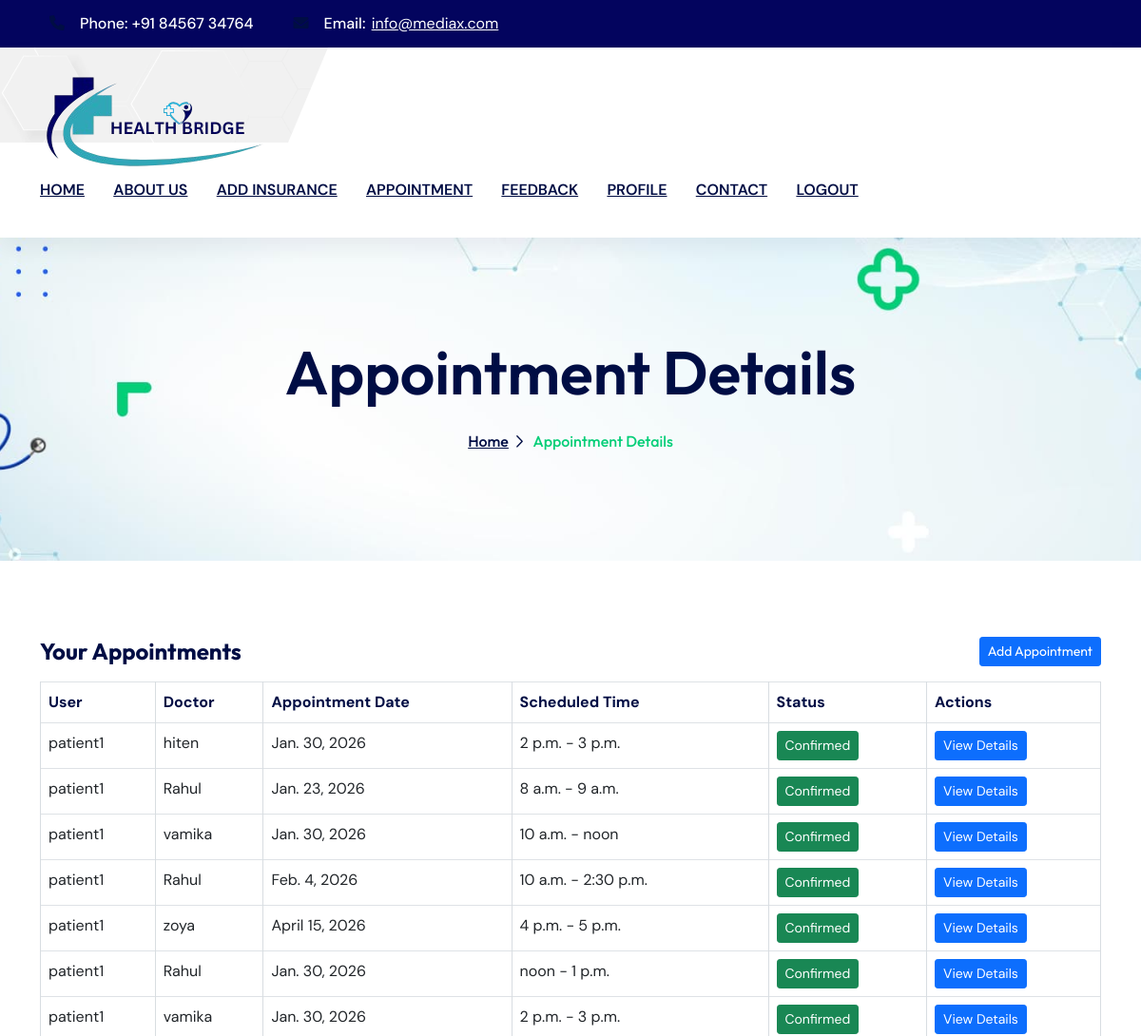
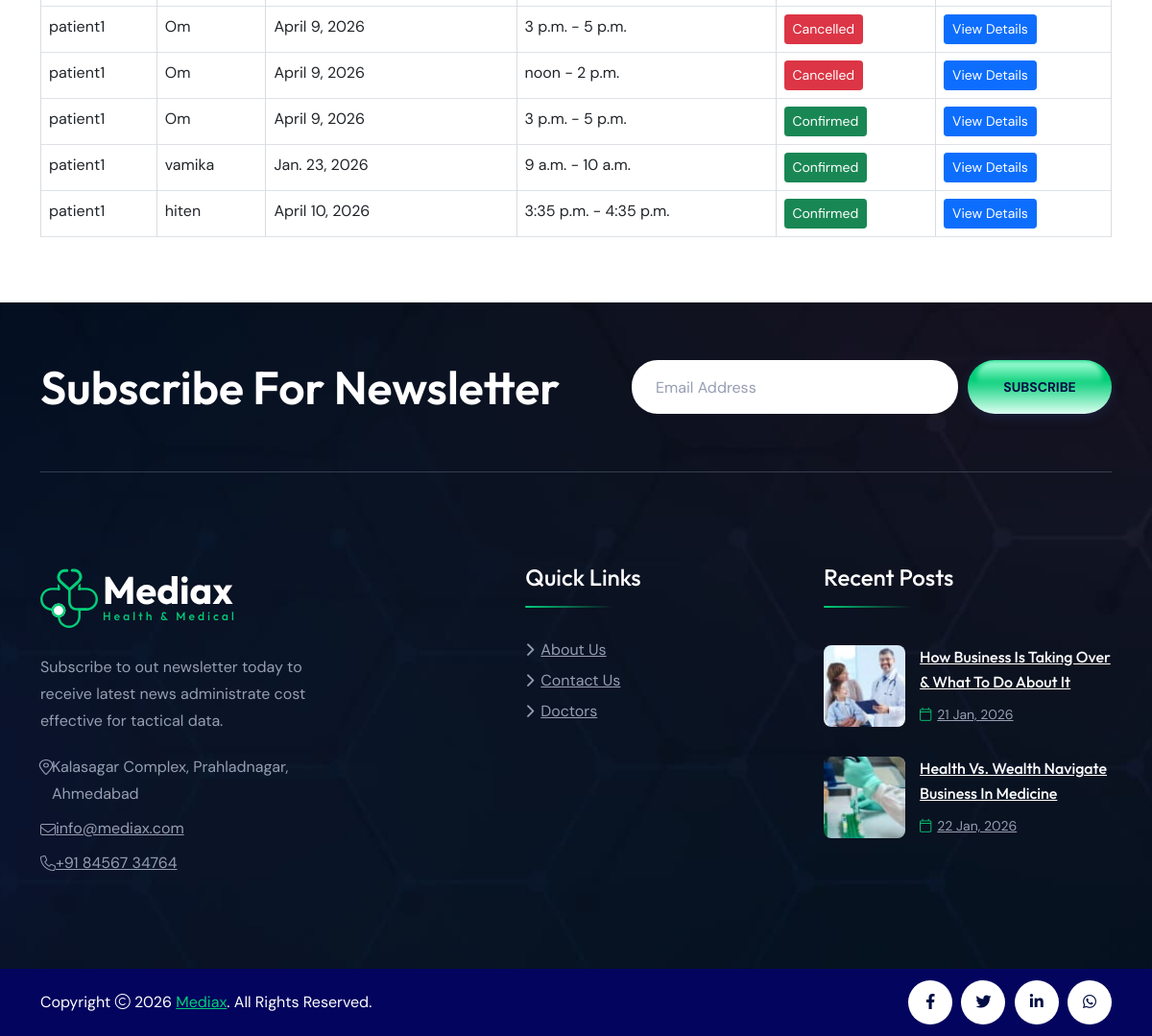
Page /user_appointment (signed in) on the committed database (2 pictures, top to bottom).
### myapp/models.py (models this page shows, shortened)
class Appointment(models.Model):
    doctor = models.ForeignKey(
        'Login',
        on_delete=models.CASCADE,
        limit_choices_to={'role': 'Doctor'},
        related_name='appointment_as_doctor',  # Custom reverse relation name
        default=''
    )
    user = models.ForeignKey(
        'Login',
        on_delete=models.CASCADE,
        limit_choices_to={'role': 'User'},
        related_name='appointment_as_user',  # Custom reverse relation name
        default=''
    )
    schedule = models.ForeignKey(AvailableSlot,on_delete=models.CASCADE)
    status = models.IntegerField(choices=[(0, 'Cancelled'), (1, 'Confirmed')], default=1)
    booking_date = models.DateField(auto_now_add=True)  # Date when the appointment was booked
    consultation_notes = models.TextField(null=True, blank=True)  # Optional notes from the doctor

class Login(models.Model):
    name = models.CharField(max_length=100)
    email = models.EmailField(unique=True)
    password = models.CharField(max_length=100, default="admin@123")
    phone = models.CharField(max_length=20, null=True, blank=True)
    ROLE = (
        ('User', 'User'),
        ('Doctor', 'Doctor'),
    )
    role = models.CharField(max_length=10, choices=ROLE)
    STATUS = (
        ("0", "unapproved"),
        ("1", "approved")
    )
    status = models.CharField(max_length=10, choices=STATUS, default='0')
    id_proof = models.FileField(upload_to='id_proofs/', null=True, blank=True, default=None)
    def pic(self):
        return mark_safe('<img src = "{}" width = "100">'.format(self.id_proof.url))
    pic.allow_tags = True

class AvailableSlot(models.Model):
    doctor = models.ForeignKey(Login, on_delete=models.CASCADE, related_name='available_slots')
    date = models.DateField()
    start_time = models.TimeField()
    end_time = models.TimeField()
    is_booked = models.BooleanField(default=False)
    class Meta:
        constraints = [
            models.UniqueConstraint(fields=['doctor', 'date', 'start_time', 'end_time'], name='unique_slot')
        ]

### myapp/views.py (the view)
# urls.py: path('user_appointment', views.user_appointment, name='user_appointment'),
def user_appointment(request):
    context = checksession(request)
    uid = request.session['log_id']
    appointments = Appointment.objects.filter(user__id=uid)
    context.update({'appointments': appointments})
    return render(request, 'user_booking_appointment.html', context)

### myapp/views.py (called while the page is built)
def checksession(request):
    uid = request.session.get('log_id')
    if not uid:
        return None
    try:
        userdata = Login.objects.get(id=uid)
        is_doctor = userdata.role == "Doctor"
        if is_doctor:
            try:
                profile = DoctorProfile.objects.get(user=userdata)
            except DoctorProfile.DoesNotExist:
                profile = None
        else:
            try:
                profile = PatientProfile.objects.get(user=userdata)
            except PatientProfile.DoesNotExist:
                profile = None
        context = {
            'userdata': userdata,
            'is_doctor': is_doctor,
            'profile': profile,
        }
        return context
    except Login.DoesNotExist:
        return None

### myapp/templates/user_booking_appointment.html (shortened to what this page needs)
{%extends 'base.html'%}
{%block main%}
{%load static%}
        <div class="breadcumb-wrapper" data-bg-src="static/assets/img/bg/breadcumb-bg.jpg">
                <div class="container">
                        <div class="breadcumb-content">
                                <h1 class="breadcumb-title">Appointment Details</h1>
                                <ul class="breadcumb-menu">
                                        <li><a href="/">Home</a></li>
                                        <li>Appointment Details</li>
                                </ul>
                        </div>
                </div>
        </div>
<br><br><br>
<section class="appointments-section">
    <div class="container">
        <h5 class="section-title d-flex justify-content-between align-items-center">
    Your Appointments
    <a href="{% url 'add_appointment' %}" class="btn btn-primary btn-sm">
        Add Appointment
    </a>
</h5>
        {% if appointments %}
            <table class="table table-bordered">
                <thead>
                    <tr>
                        <th>User</th>
                        <th>Doctor</th>
                        <th>Appointment Date</th>
                        <th>Scheduled Time</th>
                        <th>Status</th>
                        <th>Actions</th>
                    </tr>
                </thead>
                <tbody>
                    {% for appointment in appointments %}
                        <tr>
                            <td>{{ appointment.user.name }}</td>
                            <td>{{ appointment.doctor.name }}</td>
                            <td>{{ appointment.schedule.date }}</td>
                            <td>{{ appointment.schedule.start_time }} - {{ appointment.schedule.end_time }}</td>
                            <td>
                                {% if appointment.status == 1 %}
                                    <span class="btn btn-success btn-sm">Confirmed</span>
                                {% else %}
                                    <span class="btn btn-danger btn-sm">Cancelled</span>
                                {% endif %}
                            </td>
                            <td>
                                <a href="{% url 'user_booking' appointment.id %}" class="btn btn-primary btn-sm">View Details</a>
                            </td>
                        </tr>
                    {% endfor %}
                </tbody>
            </table>
        {% else %}
            <p>No appointments found.</p>
        {% endif %}
    </div>
</section>
<br><br>
     {%endblock%}

### rows in the picture
Appointment: user.name "patient1", doctor.name "hiten", schedule "Jan. 30, 2026", schedule.start_time "2 p.m.", schedule.end_time "3 p.m.", status "Confirmed"
Appointment: user.name "patient1", doctor.name "Rahul", schedule "Jan. 23, 2026", schedule.start_time "8 a.m.", schedule.end_time "9 a.m.", status "Confirmed"
Appointment: user.name "patient1", doctor.name "vamika", schedule "Jan. 30, 2026", schedule.start_time "10 a.m.", schedule.end_time "noon", status "Confirmed"
Appointment: user.name "patient1", doctor.name "Rahul", schedule "Feb. 4, 2026", schedule.start_time "10 a.m.", schedule.end_time "2:30 p.m.", status "Confirmed"
Appointment: user.name "patient1", doctor.name "zoya", schedule "April 15, 2026", schedule.start_time "4 p.m.", schedule.end_time "5 p.m.", status "Confirmed"
Appointment: user.name "patient1", doctor.name "Rahul", schedule "Jan. 30, 2026", schedule.start_time "noon", schedule.end_time "1 p.m.", status "Confirmed"
Appointment: user.name "patient1", doctor.name "vamika", schedule "Jan. 30, 2026", schedule.start_time "2 p.m.", schedule.end_time "3 p.m.", status "Confirmed"
Appointment: user.name "patient1", doctor.name "Om", schedule "April 9, 2026", schedule.start_time "3 p.m.", schedule.end_time "5 p.m.", status "Cancelled"
Appointment: user.name "patient1", doctor.name "Om", schedule "April 9, 2026", schedule.start_time "noon", schedule.end_time "2 p.m.", status "Cancelled"
Appointment: user.name "patient1", doctor.name "Om", schedule "April 9, 2026", schedule.start_time "3 p.m.", schedule.end_time "5 p.m.", status "Confirmed"
Appointment: user.name "patient1", doctor.name "vamika", schedule "Jan. 23, 2026", schedule.start_time "9 a.m.", schedule.end_time "10 a.m.", status "Confirmed"
Appointment: user.name "patient1", doctor.name "hiten", schedule "April 10, 2026", schedule.start_time "3:35 p.m.", schedule.end_time "4:35 p.m.", status "Confirmed"
